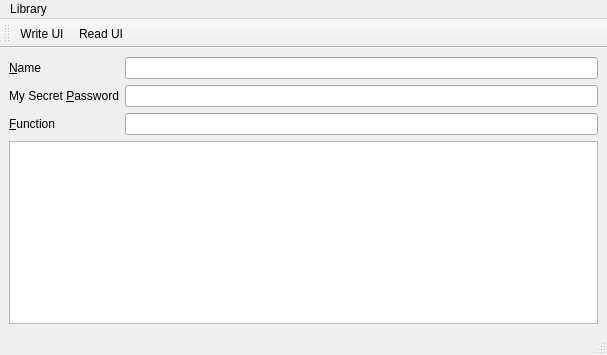
<?xml version="1.0" encoding="UTF-8"?>
<ui version="4.0">
 <class>MainWindow</class>
 <widget class="QMainWindow" name="MainWindow">
  <property name="geometry">
   <rect>
    <x>0</x>
    <y>0</y>
    <width>607</width>
    <height>355</height>
   </rect>
  </property>
  <property name="sizePolicy">
   <sizepolicy hsizetype="Preferred" vsizetype="Preferred">
    <horstretch>0</horstretch>
    <verstretch>0</verstretch>
   </sizepolicy>
  </property>
  <property name="windowTitle">
   <string>Runtime Dynamic Library Loader Test</string>
  </property>
  <property name="autoFillBackground">
   <bool>true</bool>
  </property>
  <widget class="QWidget" name="centralwidget">
   <layout class="QGridLayout" name="gridLayout">
    <item row="0" column="0">
     <widget class="QLabel" name="labelName">
      <property name="sizePolicy">
       <sizepolicy hsizetype="Preferred" vsizetype="Minimum">
        <horstretch>0</horstretch>
        <verstretch>0</verstretch>
       </sizepolicy>
      </property>
      <property name="text">
       <string>&amp;Name</string>
      </property>
      <property name="buddy">
       <cstring>lineEditName</cstring>
      </property>
     </widget>
    </item>
    <item row="0" column="1">
     <widget class="QLineEdit" name="lineEditName"/>
    </item>
    <item row="1" column="0">
     <widget class="QLabel" name="labelPassword">
      <property name="sizePolicy">
       <sizepolicy hsizetype="Preferred" vsizetype="Minimum">
        <horstretch>0</horstretch>
        <verstretch>0</verstretch>
       </sizepolicy>
      </property>
      <property name="text">
       <string>My Secret &amp;Password</string>
      </property>
      <property name="buddy">
       <cstring>lineEditPassword</cstring>
      </property>
     </widget>
    </item>
    <item row="1" column="1">
     <widget class="QLineEdit" name="lineEditPassword"/>
    </item>
    <item row="2" column="0">
     <widget class="QLabel" name="labelFunction">
      <property name="text">
       <string>&amp;Function</string>
      </property>
      <property name="buddy">
       <cstring>lineEditFunction</cstring>
      </property>
     </widget>
    </item>
    <item row="2" column="1">
     <widget class="QLineEdit" name="lineEditFunction"/>
    </item>
    <item row="3" column="0" colspan="2">
     <widget class="QListView" name="listView">
      <property name="editTriggers">
       <set>QAbstractItemView::NoEditTriggers</set>
      </property>
     </widget>
    </item>
   </layout>
  </widget>
  <widget class="QMenuBar" name="menubar">
   <property name="geometry">
    <rect>
     <x>0</x>
     <y>0</y>
     <width>607</width>
     <height>29</height>
    </rect>
   </property>
   <widget class="QMenu" name="menuLibrary">
    <property name="title">
     <string>Library</string>
    </property>
    <addaction name="actionWriteUI"/>
    <addaction name="actionReadUI"/>
   </widget>
   <addaction name="menuLibrary"/>
  </widget>
  <widget class="QStatusBar" name="statusbar"/>
  <widget class="QToolBar" name="toolBar">
   <property name="windowTitle">
    <string>toolBar</string>
   </property>
   <property name="toolButtonStyle">
    <enum>Qt::ToolButtonTextBesideIcon</enum>
   </property>
   <attribute name="toolBarArea">
    <enum>TopToolBarArea</enum>
   </attribute>
   <attribute name="toolBarBreak">
    <bool>false</bool>
   </attribute>
   <addaction name="actionWriteUI"/>
   <addaction name="actionReadUI"/>
  </widget>
  <action name="actionWriteUI">
   <property name="icon">
    <iconset resource="main.qrc">
     <normaloff>:/img/logo.png</normaloff>:/img/logo.png</iconset>
   </property>
   <property name="text">
    <string>&amp;Write UI</string>
   </property>
   <property name="toolTip">
    <string>Write UI to file</string>
   </property>
   <property name="shortcut">
    <string>Ctrl+W</string>
   </property>
  </action>
  <action name="actionReadUI">
   <property name="icon">
    <iconset resource="main.qrc">
     <normaloff>:/img/logo.png</normaloff>:/img/logo.png</iconset>
   </property>
   <property name="text">
    <string>&amp;Read UI</string>
   </property>
   <property name="toolTip">
    <string>Read UI from file</string>
   </property>
   <property name="shortcut">
    <string>Ctrl+R</string>
   </property>
  </action>
 </widget>
 <tabstops>
  <tabstop>lineEditFunction</tabstop>
  <tabstop>lineEditPassword</tabstop>
  <tabstop>lineEditName</tabstop>
 </tabstops>
 <resources>
  <include location="main.qrc"/>
 </resources>
 <connections/>
</ui>
